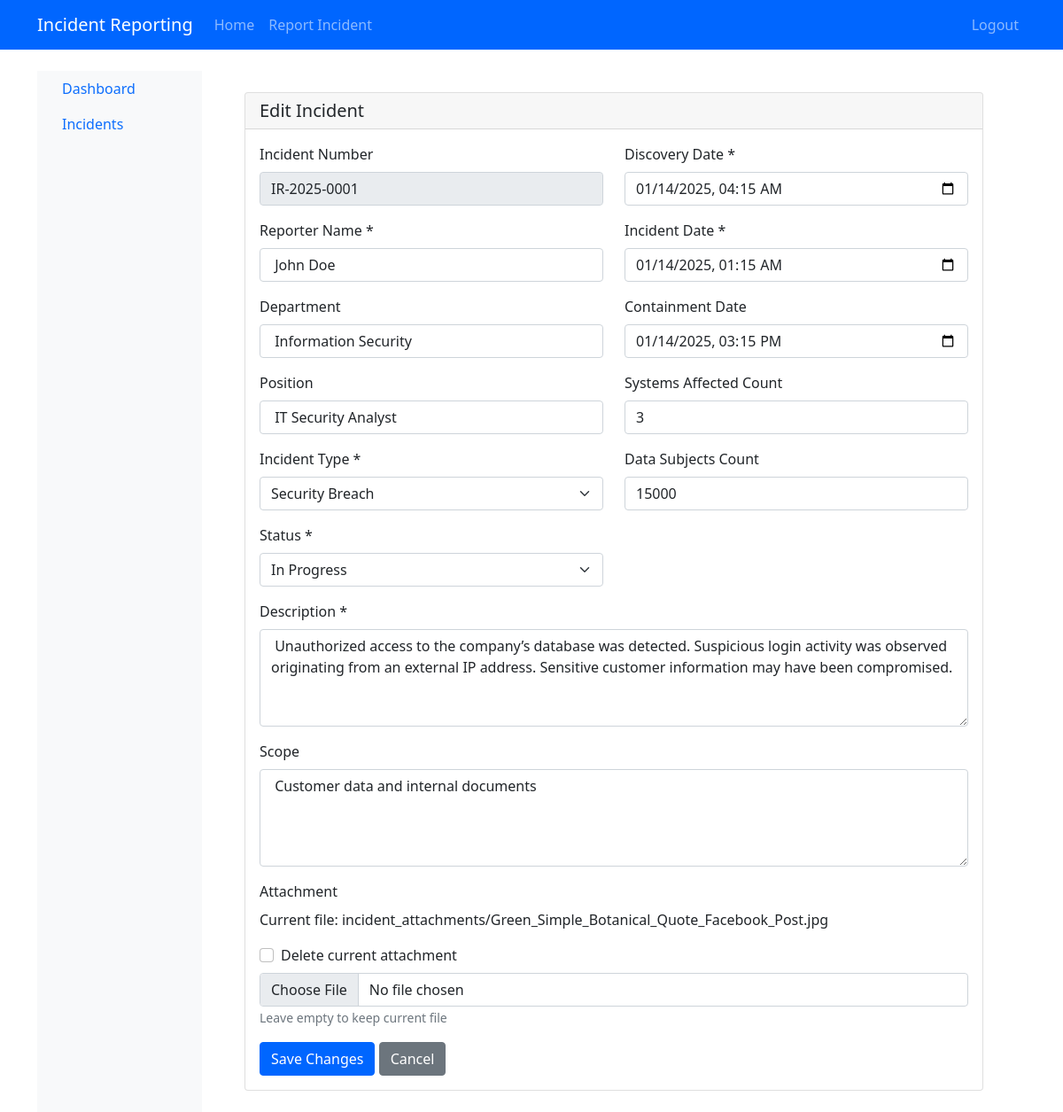
The app's page /incident/1/edit/ (signed in) with its own data.
### accounts/models.py (models this page shows, shortened)
class Incident(models.Model):
    IMPACT_CHOICES = [
        ('low', 'Low'),
        ('medium', 'Medium'),
        ('high', 'High'),
        ('critical', 'Critical'),
    ]
    STATUS_CHOICES = [
        ('new', 'New'),
        ('in_progress', 'In Progress'),
        ('resolved', 'Resolved'),
        ('closed', 'Closed'),
    ]
    incident_number = models.CharField(max_length=50, unique=True)
    year = models.IntegerField(default=timezone.now().year)
    date_submitted = models.DateTimeField(auto_now_add=True)
    reporter_name = models.CharField(max_length=100)
    position = models.CharField(max_length=100)
    department = models.CharField(max_length=100)
    incident_type = models.ForeignKey('IncidentType', on_delete=models.SET_NULL, null=True)
    status = models.CharField(max_length=20, choices=STATUS_CHOICES, default='new')
    description = models.TextField(verbose_name='Description of Incident', default='Not provided')
    scope = models.TextField(verbose_name='Scope of Incident', default='Not provided')
    systems_affected_count = models.IntegerField(verbose_name='Estimated Quantity of Systems Affected')
    data_subjects_count = models.IntegerField(verbose_name='Estimated Quantity of Data Subjects Affected')
    data_subjects_groups = models.TextField(verbose_name='Data Subjects Affected', default='Not provided')
    additional_scope_info = models.TextField(verbose_name='Additional Scope Information', blank=True, null=True)
    impact_level = models.CharField(max_length=20, choices=IMPACT_CHOICES, verbose_name='Impact of Incident')
    estimated_cost = models.DecimalField(max_digits=10, decimal_places=2, verbose_name='Estimated Total Cost Incurred', null=True, blank=True)
    additional_impact_info = models.TextField(verbose_name='Additional Impact Information', blank=True, null=True)
    data_sensitivity = models.TextField(verbose_name='Sensitivity of Affected Data/Information', default='Not provided')
    data_quantity = models.TextField(verbose_name='Quantity of Data/Information Affected', default='Not provided')
    additional_data_info = models.TextField(verbose_name='Additional Affected Data Information', blank=True, null=True)
    attack_sources = models.TextField(verbose_name='Attack Sources', default='Not specified')
    attack_destinations = models.TextField(verbose_name='Attack Destinations', default='Not specified')
    affected_ips = models.TextField(verbose_name='IP Addresses of Affected Systems', default='Not specified')
    affected_domains = models.TextField(verbose_name='Domain Names of Affected Systems', default='Not specified')
    system_functions = models.TextField(verbose_name='Primary Functions of Affected Systems', default='Not specified')
    operating_systems = models.TextField(verbose_name='Operating Systems of Affected Systems', default='Not specified')
    patch_levels = models.TextField(verbose_name='Patch Level of Affected Systems', default='Not specified')
    security_software = models.TextField(verbose_name='Security Software Loaded on Affected Systems', default='Not specified')
    physical_location = models.TextField(verbose_name='Physical Location of Affected Systems', default='Not specified')
    additional_system_details = models.TextField(verbose_name='Additional System Details', blank=True, null=True)
    affected_user_titles = models.TextField(verbose_name='Job Titles of Affected Users', default='Not specified')
    access_levels = models.TextField(verbose_name='System Access Levels or Rights of Affected Users', default='Not specified')
    additional_user_details = models.TextField(verbose_name='Additional User Details', blank=True, null=True)
    discovery_date = models.DateTimeField(verbose_name='Date and Time of Discovery')
    incident_date = models.DateTimeField(verbose_name='Date and Time When the Actual Incident Occurred')
    containment_date = models.DateTimeField(verbose_name='Date and Time When the Incident Was Contained', null=True, blank=True)
    detailed_timeline = models.TextField(verbose_name='Detailed Incident Timeline', default='Not provided')
    attachments = models.FileField(upload_to='incident_attachments/', verbose_name='Supporting Documents', null=True, blank=True)
    attachment = models.FileField(upload_to='incident_attachments/', null=True, blank=True, verbose_name='Attachment')
    last_updated = models.DateTimeField(auto_now=True)
    actions_identify_resources = models.TextField(blank=True, null=True)
    actions_address_incident = models.TextField(blank=True, null=True)
    actions_mitigate_harm = models.TextField(blank=True, null=True)
    actions_prevent_similar = models.TextField(blank=True, null=True)
    additional_actions_planned = models.TextField(blank=True, null=True)
    dpo_remarks = models.TextField(blank=True, null=True)
    dpo_evaluation_date = models.DateTimeField(blank=True, null=True)
    dpo_status = models.CharField(
        max_length=20,
        choices=[
            ('pending', 'Pending Review'),
            ('approved', 'Approved'),
            ('needs_action', 'Needs Action'),
            ('rejected', 'Rejected')
        ],
        default='pending'
    )
    class Meta:
        ordering = ['-date_submitted']

class IncidentType(models.Model):
    name = models.CharField(max_length=100)
    description = models.TextField(blank=True)

### accounts/views.py (the view, shortened to what this page needs)
# urls.py: path('incident/<int:pk>/edit/', views.incident_edit, name='incident_edit'),
@login_required
def incident_edit(request, pk):
    incident = get_object_or_404(Incident, pk=pk)
    incident_types = IncidentType.objects.all()
    context = {
        'incident': incident,
        'incident_types': incident_types,
        'status_choices': Incident.STATUS_CHOICES,
    }
    return render(request, 'accounts/admin/incident_edit.html', context)

### accounts/templates/accounts/admin/incident_edit.html (shortened to what this page needs)
{% extends 'admin/base_admin.html' %}
{% load static %}
{% block admin_content %}
<div class="container-fluid py-4">
    <div class="card">
        <div class="card-header">
            <h5 class="mb-0">Edit Incident</h5>
        </div>
        <div class="card-body">
            <form method="post" enctype="multipart/form-data">
                <div class="row">
                    <div class="col-md-6">
                        <div class="mb-3">
                            <label class="form-label">Incident Number</label>
                            <input type="text" class="form-control" value="{{ incident.incident_number }}" readonly>
                        </div>
                        <div class="mb-3">
                            <label class="form-label">Reporter Name *</label>
                            <input type="text" class="form-control" name="reporter_name" value="{{ incident.reporter_name }}" required>
                        </div>
                        <div class="mb-3">
                            <label class="form-label">Department</label>
                            <input type="text" class="form-control" name="department" value="{{ incident.department }}">
                        </div>
                        <div class="mb-3">
                            <label class="form-label">Position</label>
                            <input type="text" class="form-control" name="position" value="{{ incident.position }}">
                        </div>
                        <div class="mb-3">
                            <label class="form-label">Incident Type *</label>
                            <select class="form-select" name="incident_type" required>
                                {% for type in incident_types %}
                                    <option value="{{ type.id }}" {% if type.id == incident.incident_type.id %}selected{% endif %}>
                                        {{ type.name }}
                                    </option>
                                {% endfor %}
                            </select>
                        </div>
                        <div class="mb-3">
                            <label class="form-label">Status *</label>
                            <select class="form-select" name="status" required>
                                {% for status_value, status_label in status_choices %}
                                    <option value="{{ status_value }}" {% if incident.status == status_value %}selected{% endif %}>
                                        {{ status_label }}
                                    </option>
                                {% endfor %}
                            </select>
                        </div>
                    </div>
                    <div class="col-md-6">
                        <div class="mb-3">
                            <label class="form-label">Discovery Date *</label>
                            <input type="datetime-local" class="form-control" name="discovery_date"
                                value="{{ incident.discovery_date|date:'Y-m-d\TH:i' }}" required>
                        </div>
                        <div class="mb-3">
                            <label class="form-label">Incident Date *</label>
                            <input type="datetime-local" class="form-control" name="incident_date"
                                value="{{ incident.incident_date|date:'Y-m-d\TH:i' }}" required>
                        </div>
                        <div class="mb-3">
                            <label class="form-label">Containment Date</label>
                            <input type="datetime-local" class="form-control" name="containment_date"
                                value="{{ incident.containment_date|date:'Y-m-d\TH:i' }}">
                        </div>
                        <div class="mb-3">
                            <label class="form-label">Systems Affected Count</label>
                            <input type="number" class="form-control" name="systems_affected_count"
                                value="{{ incident.systems_affected_count }}" min="0">
                        </div>
                        <div class="mb-3">
                            <label class="form-label">Data Subjects Count</label>
                            <input type="number" class="form-control" name="data_subjects_count"
                                value="{{ incident.data_subjects_count }}" min="0">
                        </div>
                    </div>
                </div>
                <div class="mb-3">
                    <label class="form-label">Description *</label>
                    <textarea class="form-control" name="description" rows="4" required>{{ incident.description }}</textarea>
                </div>
                <div class="mb-3">
                    <label class="form-label">Scope</label>
                    <textarea class="form-control" name="scope" rows="4">{{ incident.scope }}</textarea>
                </div>
                <div class="mb-3">
                    <label class="form-label">Attachment</label>
                    {% if incident.attachment %}
                        <div class="mb-2">
                            <p>Current file: {{ incident.attachment.name }}</p>
                            <div class="form-check">
                                <input class="form-check-input" type="checkbox" name="delete_attachment" id="delete_attachment">
                                <label class="form-check-label" for="delete_attachment">
                                    Delete current attachment
                                </label>
                            </div>
                        </div>
                    {% endif %}
                    <input type="file" class="form-control" name="attachment">
                    <small class="text-muted">Leave empty to keep current file</small>
                </div>
                <div class="mt-3">
                    <button type="submit" class="btn btn-primary">Save Changes</button>
                    <a href="{% url 'incident_list' %}" class="btn btn-secondary">Cancel</a>
                </div>
            </form>
        </div>
    </div>
</div>
{% endblock %}

### static/css/style.css (style rules this page uses)
:root { --primary-blue: #0066ff; --secondary-blue: #4d94ff; --light-blue: #e6f0ff; }
.btn-primary { background-color: var(--primary-blue); border-color: var(--primary-blue); }

### records on screen
Incident: incident_number "IR-2025-0001", reporter_name "John Doe", department "Information Security", position "IT Security Analyst", incident_type "Security Breach", status "In Progress", discovery_date "01/14/2025 04:15", incident_date "01/14/2025 01:15", containment_date "01/14/2025 15:15", systems_affected_count "3", data_subjects_count "15000", description "Unauthorized access to the company’s database was detected. Suspicious login activity was observed originating from an external IP address. Sensitive customer information may have been compromised.", scope "Customer data and internal documents", attachment.name "incident_attachments/Green_Simple_Botanical_Quote_Facebook_Post.jpg"
